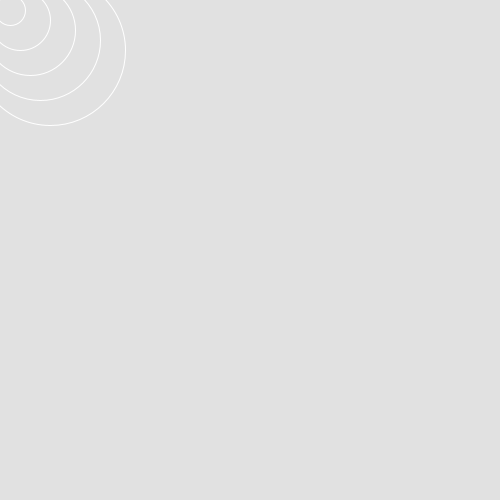
Frame 1 (no input)
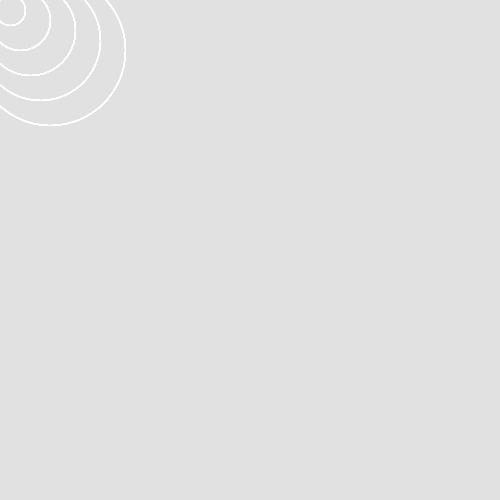
Frame 60 (the mouse pressed at the canvas centre just before this capture)
Frame 120 (the mouse held since frame 60 and released just before this capture): identical to frame 60, image omitted

The Processing sketch that drew these frames (run headless with seeded random() and noise(); from frame 60 on, the mouse is pressed at the canvas centre):

// Processing sketch: arrayofcircles
// ── arrayofcircles.pde
int[] pos = {10, 20, 30, 40, 50};
int[] circleSize = {30, 60, 90, 120, 150};

void setup(){
  size(500, 500);
  background(225);
  //noLoop();
}

void draw(){
  noFill();
  stroke(255);
  for(int i = 0; i < 5; i++){
    ellipse(pos[i], pos[i], circleSize[i], circleSize[i]);
  }
}
